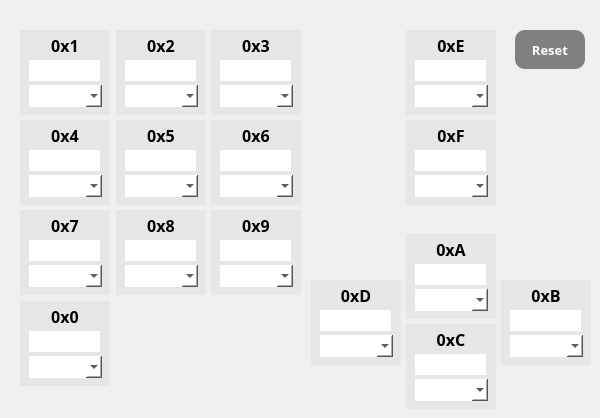
     <widget class="QWidget" name="ketset1">
      <attribute name="title">
       <string>1</string>
      </attribute>
      <widget class="QLineEdit" name="le_key0D">
       <property name="geometry">
        <rect>
         <x>320</x>
         <y>310</y>
         <width>71</width>
         <height>21</height>
        </rect>
       </property>
       <property name="styleSheet">
        <string notr="true">background-color: white;
border: none;</string>
       </property>
      </widget>
      <widget class="QLineEdit" name="le_key03">
       <property name="geometry">
        <rect>
         <x>220</x>
         <y>60</y>
         <width>71</width>
         <height>21</height>
        </rect>
       </property>
       <property name="styleSheet">
        <string notr="true">background-color: white;
border: none;</string>
       </property>
      </widget>
      <widget class="QLineEdit" name="le_key0F">
       <property name="geometry">
        <rect>
         <x>415</x>
         <y>150</y>
         <width>71</width>
         <height>21</height>
        </rect>
       </property>
       <property name="styleSheet">
        <string notr="true">background-color: white;
border: none;</string>
       </property>
      </widget>
      <widget class="QLineEdit" name="le_key07">
       <property name="geometry">
        <rect>
         <x>29</x>
         <y>240</y>
         <width>71</width>
         <height>21</height>
        </rect>
       </property>
       <property name="styleSheet">
        <string notr="true">background-color: white;
border: none;</string>
       </property>
      </widget>
      <widget class="QComboBox" name="cb_key0B">
       <property name="geometry">
        <rect>
         <x>510</x>
         <y>335</y>
         <width>73</width>
         <height>22</height>
        </rect>
       </property>
       <property name="styleSheet">
        <string notr="true">background-color: white;
border: none;
color : black;
combobox-popup : 0;</string>
       </property>
      </widget>
      <widget class="QLineEdit" name="le_key02">
       <property name="geometry">
        <rect>
         <x>125</x>
         <y>60</y>
         <width>71</width>
         <height>21</height>
        </rect>
       </property>
       <property name="styleSheet">
        <string notr="true">background-color: white;
border: none;</string>
       </property>
      </widget>
      <widget class="QPushButton" name="pb_key01">
       <property name="geometry">
        <rect>
         <x>20</x>
         <y>30</y>
         <width>90</width>
         <height>85</height>
        </rect>
       </property>
       <property name="font">
        <font>
         <family>TakaoPGothic</family>
         <pointsize>12</pointsize>
         <weight>75</weight>
         <bold>true</bold>
        </font>
       </property>
       <property name="styleSheet">
        <string notr="true">background-color: rgb(230, 230, 230);
border: none;
padding: 0px 0px 55px 0px;
</string>
       </property>
       <property name="text">
        <string>0x1</string>
       </property>
      </widget>
      <widget class="QLineEdit" name="le_key0B">
       <property name="geometry">
        <rect>
         <x>510</x>
         <y>310</y>
         <width>71</width>
         <height>21</height>
        </rect>
       </property>
       <property name="styleSheet">
        <string notr="true">background-color: white;
border: none;</string>
       </property>
      </widget>
      <widget class="QPushButton" name="pb_key0E">
       <property name="geometry">
        <rect>
         <x>406</x>
         <y>30</y>
         <width>90</width>
         <height>85</height>
        </rect>
       </property>
       <property name="font">
        <font>
         <family>TakaoPGothic</family>
         <pointsize>12</pointsize>
         <weight>75</weight>
         <bold>true</bold>
        </font>
       </property>
       <property name="styleSheet">
        <string notr="true">background-color: rgb(230,230,230);
border: none;
padding: 0px 0px 55px 0px;</string>
       </property>
       <property name="text">
        <string>0xE</string>
       </property>
      </widget>
      <widget class="QPushButton" name="pb_key02">
       <property name="geometry">
        <rect>
         <x>116</x>
         <y>30</y>
         <width>90</width>
         <height>85</height>
        </rect>
       </property>
       <property name="font">
        <font>
         <family>TakaoPGothic</family>
         <pointsize>12</pointsize>
         <weight>75</weight>
         <bold>true</bold>
        </font>
       </property>
       <property name="styleSheet">
        <string notr="true">background-color: rgb(230,230,230);
border: none;
padding: 0px 0px 55px 0px;</string>
       </property>
       <property name="text">
        <string>0x2</string>
       </property>
      </widget>
      <widget class="QPushButton" name="pb_key00">
       <property name="geometry">
        <rect>
         <x>20</x>
         <y>301</y>
         <width>90</width>
         <height>85</height>
        </rect>
       </property>
       <property name="font">
        <font>
         <family>TakaoPGothic</family>
         <pointsize>12</pointsize>
         <weight>75</weight>
         <bold>true</bold>
        </font>
       </property>
       <property name="styleSheet">
        <string notr="true">background-color: rgb(230,230,230);
border: none;
padding: 0px 0px 55px 0px;</string>
       </property>
       <property name="text">
        <string>0x0</string>
       </property>
      </widget>
      <widget class="QPushButton" name="pb_key08">
       <property name="geometry">
        <rect>
         <x>116</x>
         <y>210</y>
         <width>90</width>
         <height>85</height>
        </rect>
       </property>
       <property name="font">
        <font>
         <family>TakaoPGothic</family>
         <pointsize>12</pointsize>
         <weight>75</weight>
         <bold>true</bold>
        </font>
       </property>
       <property name="styleSheet">
        <string notr="true">background-color: rgb(230,230,230);
border: none;
padding: 0px 0px 55px 0px;</string>
       </property>
       <property name="text">
        <string>0x8</string>
       </property>
      </widget>
      <widget class="QComboBox" name="cb_key0F">
       <property name="geometry">
        <rect>
         <x>415</x>
         <y>175</y>
         <width>73</width>
         <height>22</height>
        </rect>
       </property>
       <property name="styleSheet">
        <string notr="true">background-color: white;
border: none;
color : black;
combobox-popup : 0;</string>
       </property>
      </widget>
      <widget class="QComboBox" name="cb_key0A">
       <property name="geometry">
        <rect>
         <x>415</x>
         <y>289</y>
         <width>73</width>
         <height>22</height>
        </rect>
       </property>
       <property name="styleSheet">
        <string notr="true">background-color: white;
border: none;
color : black;
combobox-popup : 0;</string>
       </property>
      </widget>
      <widget class="QPushButton" name="pb_key0C">
       <property name="geometry">
        <rect>
         <x>406</x>
         <y>324</y>
         <width>90</width>
         <height>85</height>
        </rect>
       </property>
       <property name="font">
        <font>
         <family>TakaoPGothic</family>
         <pointsize>12</pointsize>
         <weight>75</weight>
         <bold>true</bold>
        </font>
       </property>
       <property name="styleSheet">
        <string notr="true">background-color: rgb(230,230,230);
border: none;
padding: 0px 0px 55px 0px;</string>
       </property>
       <property name="text">
        <string>0xC</string>
       </property>
      </widget>
      <widget class="QPushButton" name="pb_key0B">
       <property name="geometry">
        <rect>
         <x>501</x>
         <y>280</y>
         <width>90</width>
         <height>85</height>
        </rect>
       </property>
       <property name="font">
        <font>
         <family>TakaoPGothic</family>
         <pointsize>12</pointsize>
         <weight>75</weight>
         <bold>true</bold>
        </font>
       </property>
       <property name="styleSheet">
        <string notr="true">background-color: rgb(230,230,230);
border: none;
padding: 0px 0px 55px 0px;</string>
       </property>
       <property name="text">
        <string>0xB</string>
       </property>
      </widget>
      <widget class="QPushButton" name="pb_key07">
       <property name="geometry">
        <rect>
         <x>20</x>
         <y>210</y>
         <width>90</width>
         <height>85</height>
        </rect>
       </property>
       <property name="font">
        <font>
         <family>TakaoPGothic</family>
         <pointsize>12</pointsize>
         <weight>75</weight>
         <bold>true</bold>
        </font>
       </property>
       <property name="styleSheet">
        <string notr="true">background-color: rgb(230,230,230);
border: none;
padding: 0px 0px 55px 0px;</string>
       </property>
       <property name="text">
        <string>0x7</string>
       </property>
      </widget>
      <widget class="QLineEdit" name="le_key08">
       <property name="geometry">
        <rect>
         <x>125</x>
         <y>240</y>
         <width>71</width>
         <height>21</height>
        </rect>
       </property>
       <property name="styleSheet">
        <string notr="true">background-color: white;
border: none;</string>
       </property>
      </widget>
      <widget class="QLineEdit" name="le_key05">
       <property name="geometry">
        <rect>
         <x>125</x>
         <y>150</y>
         <width>71</width>
         <height>21</height>
        </rect>
       </property>
       <property name="styleSheet">
        <string notr="true">background-color: white;
border: none;</string>
       </property>
      </widget>
      <widget class="QLineEdit" name="le_key09">
       <property name="geometry">
        <rect>
         <x>220</x>
         <y>240</y>
         <width>71</width>
         <height>21</height>
        </rect>
       </property>
       <property name="styleSheet">
        <string notr="true">background-color: white;
border: none;</string>
       </property>
      </widget>
      <widget class="QComboBox" name="cb_key03">
       <property name="geometry">
        <rect>
         <x>220</x>
         <y>85</y>
         <width>73</width>
         <height>22</height>
        </rect>
       </property>
       <property name="styleSheet">
        <string notr="true">background-color: white;
border: none;
color : black;
combobox-popup : 0;</string>
       </property>
      </widget>
      <widget class="QLineEdit" name="le_key06">
       <property name="geometry">
        <rect>
         <x>220</x>
         <y>150</y>
         <width>71</width>
         <height>21</height>
        </rect>
       </property>
       <property name="styleSheet">
        <string notr="true">background-color: white;
border: none;</string>
       </property>
      </widget>
      <widget class="QComboBox" name="cb_key0C">
       <property name="geometry">
        <rect>
         <x>415</x>
         <y>379</y>
         <width>73</width>
         <height>22</height>
        </rect>
       </property>
       <property name="styleSheet">
        <string notr="true">background-color: white;
border: none;
color : black;
combobox-popup : 0;</string>
       </property>
      </widget>
      <widget class="QPushButton" name="pb_key0D">
       <property name="geometry">
        <rect>
         <x>311</x>
         <y>280</y>
         <width>90</width>
         <height>85</height>
        </rect>
       </property>
       <property name="font">
        <font>
         <family>TakaoPGothic</family>
         <pointsize>12</pointsize>
         <weight>75</weight>
         <bold>true</bold>
        </font>
       </property>
       <property name="styleSheet">
        <string notr="true">background-color: rgb(230,230,230);
border: none;
padding: 0px 0px 55px 0px;</string>
       </property>
       <property name="text">
        <string>0xD</string>
       </property>
      </widget>
      <widget class="QComboBox" name="cb_key01">
       <property name="geometry">
        <rect>
         <x>29</x>
         <y>85</y>
         <width>73</width>
         <height>22</height>
        </rect>
       </property>
       <property name="mouseTracking">
        <bool>false</bool>
       </property>
       <property name="focusPolicy">
        <enum>Qt::WheelFocus</enum>
       </property>
       <property name="styleSheet">
        <string notr="true">background-color: white;
border: none;
color : black;
combobox-popup : 0;</string>
       </property>
       <property name="editable">
        <bool>true</bool>
       </property>
       <property name="currentIndex">
        <number>-1</number>
       </property>
       <property name="maxVisibleItems">
        <number>10</number>
       </property>
      </widget>
      <widget class="QComboBox" name="cb_key07">
       <property name="geometry">
        <rect>
         <x>29</x>
         <y>265</y>
         <width>73</width>
         <height>22</height>
        </rect>
       </property>
       <property name="styleSheet">
        <string notr="true">background-color: white;
border: none;
color : black;
combobox-popup : 0;</string>
       </property>
      </widget>
      <widget class="QPushButton" name="pb_key04">
       <property name="geometry">
        <rect>
         <x>20</x>
         <y>120</y>
         <width>90</width>
         <height>85</height>
        </rect>
       </property>
       <property name="font">
        <font>
         <family>TakaoPGothic</family>
         <pointsize>12</pointsize>
         <weight>75</weight>
         <bold>true</bold>
        </font>
       </property>
       <property name="styleSheet">
        <string notr="true">background-color: rgb(230,230,230);
border: none;
padding: 0px 0px 55px 0px;</string>
       </property>
       <property name="text">
        <string>0x4</string>
       </property>
      </widget>
      <widget class="QLineEdit" name="le_key0A">
       <property name="geometry">
        <rect>
         <x>415</x>
         <y>264</y>
         <width>71</width>
         <height>21</height>
        </rect>
       </property>
       <property name="styleSheet">
        <string notr="true">background-color: white;
border: none;</string>
       </property>
      </widget>
      <widget class="QLineEdit" name="le_key01">
       <property name="geometry">
        <rect>
         <x>29</x>
         <y>60</y>
         <width>71</width>
         <height>21</height>
        </rect>
       </property>
       <property name="styleSheet">
        <string notr="true">background-color: white;
border: none;</string>
       </property>
      </widget>
      <widget class="QComboBox" name="cb_key00">
       <property name="geometry">
        <rect>
         <x>29</x>
         <y>356</y>
         <width>73</width>
         <height>22</height>
        </rect>
       </property>
       <property name="styleSheet">
        <string notr="true">background-color: white;
border: none;
color : black;
combobox-popup : 0;</string>
       </property>
      </widget>
      <widget class="QPushButton" name="pb_key06">
       <property name="geometry">
        <rect>
         <x>211</x>
         <y>120</y>
         <width>90</width>
         <height>85</height>
        </rect>
       </property>
       <property name="font">
        <font>
         <family>TakaoPGothic</family>
         <pointsize>12</pointsize>
         <weight>75</weight>
         <bold>true</bold>
        </font>
       </property>
       <property name="styleSheet">
        <string notr="true">background-color: rgb(230,230,230);
border: none;
padding: 0px 0px 55px 0px;</string>
       </property>
       <property name="text">
        <string>0x6</string>
       </property>
      </widget>
      <widget class="QComboBox" name="cb_key05">
       <property name="geometry">
        <rect>
         <x>125</x>
         <y>175</y>
         <width>73</width>
         <height>22</height>
        </rect>
       </property>
       <property name="styleSheet">
        <string notr="true">background-color: white;
border: none;
color : black;
combobox-popup : 0;</string>
       </property>
      </widget>
      <widget class="QPushButton" name="pb_key03">
       <property name="geometry">
        <rect>
         <x>211</x>
         <y>30</y>
         <width>90</width>
         <height>85</height>
        </rect>
       </property>
       <property name="font">
        <font>
         <family>TakaoPGothic</family>
         <pointsize>12</pointsize>
         <weight>75</weight>
         <bold>true</bold>
        </font>
       </property>
       <property name="styleSheet">
        <string notr="true">background-color: rgb(230,230,230);
border: none;
padding: 0px 0px 55px 0px;</string>
       </property>
       <property name="text">
        <string>0x3</string>
       </property>
      </widget>
      <widget class="QPushButton" name="pb_reset_keyset1">
       <property name="geometry">
        <rect>
         <x>515</x>
         <y>30</y>
         <width>70</width>
         <height>39</height>
        </rect>
       </property>
       <property name="font">
        <font>
         <family>TakaoPGothic</family>
         <pointsize>10</pointsize>
         <weight>75</weight>
         <bold>true</bold>
        </font>
       </property>
       <property name="styleSheet">
        <string notr="true">QPushButton{
	background-color: grey;
    border-radius: 10px;
	color: white
   }</string>
       </property>
       <property name="text">
        <string>Reset</string>
       </property>
      </widget>
      <widget class="QComboBox" name="cb_key0E">
       <property name="geometry">
        <rect>
         <x>415</x>
         <y>85</y>
         <width>73</width>
         <height>22</height>
        </rect>
       </property>
       <property name="styleSheet">
        <string notr="true">background-color: white;
border: none;
color : black;
combobox-popup : 0;</string>
       </property>
      </widget>
      <widget class="QComboBox" name="cb_key02">
       <property name="geometry">
        <rect>
         <x>125</x>
         <y>85</y>
         <width>73</width>
         <height>22</height>
        </rect>
       </property>
       <property name="styleSheet">
        <string notr="true">background-color: white;
border: none;
color : black;
combobox-popup : 0;</string>
       </property>
      </widget>
      <widget class="QComboBox" name="cb_key08">
       <property name="geometry">
        <rect>
         <x>125</x>
         <y>265</y>
         <width>73</width>
         <height>22</height>
        </rect>
       </property>
       <property name="styleSheet">
        <string notr="true">background-color: white;
border: none;
color : black;
combobox-popup : 0;</string>
       </property>
      </widget>
      <widget class="QPushButton" name="pb_key0F">
       <property name="geometry">
        <rect>
         <x>406</x>
         <y>120</y>
         <width>90</width>
         <height>85</height>
        </rect>
       </property>
       <property name="font">
        <font>
         <family>TakaoPGothic</family>
         <pointsize>12</pointsize>
         <weight>75</weight>
         <bold>true</bold>
        </font>
       </property>
       <property name="styleSheet">
        <string notr="true">background-color: rgb(230,230,230);
border: none;
padding: 0px 0px 55px 0px;</string>
       </property>
       <property name="text">
        <string>0xF</string>
       </property>
      </widget>
      <widget class="QLineEdit" name="le_key00">
       <property name="geometry">
        <rect>
         <x>29</x>
         <y>331</y>
         <width>71</width>
         <height>21</height>
        </rect>
       </property>
       <property name="styleSheet">
        <string notr="true">background-color: white;
border: none;</string>
       </property>
      </widget>
      <widget class="QPushButton" name="pb_key05">
       <property name="geometry">
        <rect>
         <x>116</x>
         <y>120</y>
         <width>90</width>
         <height>85</height>
        </rect>
       </property>
       <property name="font">
        <font>
         <family>TakaoPGothic</family>
         <pointsize>12</pointsize>
         <weight>75</weight>
         <bold>true</bold>
        </font>
       </property>
       <property name="styleSheet">
        <string notr="true">background-color: rgb(230,230,230);
border: none;
padding: 0px 0px 55px 0px;</string>
       </property>
       <property name="text">
        <string>0x5</string>
       </property>
      </widget>
      <widget class="QLineEdit" name="le_key0C">
       <property name="geometry">
        <rect>
         <x>415</x>
         <y>354</y>
         <width>71</width>
         <height>21</height>
        </rect>
       </property>
       <property name="styleSheet">
        <string notr="true">background-color: white;
border: none;</string>
       </property>
      </widget>
      <widget class="QPushButton" name="pb_key09">
       <property name="geometry">
        <rect>
         <x>211</x>
         <y>210</y>
         <width>90</width>
         <height>85</height>
        </rect>
       </property>
       <property name="font">
        <font>
         <family>TakaoPGothic</family>
         <pointsize>12</pointsize>
         <weight>75</weight>
         <bold>true</bold>
        </font>
       </property>
       <property name="styleSheet">
        <string notr="true">background-color: rgb(230,230,230);
border: none;
padding: 0px 0px 55px 0px;</string>
       </property>
       <property name="text">
        <string>0x9</string>
       </property>
      </widget>
      <widget class="QComboBox" name="cb_key04">
       <property name="geometry">
        <rect>
         <x>29</x>
         <y>175</y>
         <width>73</width>
         <height>22</height>
        </rect>
       </property>
       <property name="styleSheet">
        <string notr="true">background-color: white;
border: none;
color : black;
combobox-popup : 0;</string>
       </property>
      </widget>
      <widget class="QLineEdit" name="le_key04">
       <property name="geometry">
        <rect>
         <x>29</x>
         <y>150</y>
         <width>71</width>
         <height>21</height>
        </rect>
       </property>
       <property name="styleSheet">
        <string notr="true">background-color: white;
border: none;</string>
       </property>
      </widget>
      <widget class="QLineEdit" name="le_key0E">
       <property name="geometry">
        <rect>
         <x>415</x>
         <y>60</y>
         <width>71</width>
         <height>21</height>
        </rect>
       </property>
       <property name="styleSheet">
        <string notr="true">background-color: white;
border: none;</string>
       </property>
      </widget>
      <widget class="QPushButton" name="pb_key0A">
       <property name="geometry">
        <rect>
         <x>406</x>
         <y>234</y>
         <width>90</width>
         <height>85</height>
        </rect>
       </property>
       <property name="font">
        <font>
         <family>TakaoPGothic</family>
         <pointsize>12</pointsize>
         <weight>75</weight>
         <bold>true</bold>
        </font>
       </property>
       <property name="styleSheet">
        <string notr="true">background-color: rgb(230,230,230);
border: none;
padding: 0px 0px 55px 0px;</string>
       </property>
       <property name="text">
        <string>0xA</string>
       </property>
      </widget>
      <widget class="QComboBox" name="cb_key0D">
       <property name="geometry">
        <rect>
         <x>320</x>
         <y>335</y>
         <width>73</width>
         <height>22</height>
        </rect>
       </property>
       <property name="styleSheet">
        <string notr="true">background-color: white;
border: none;
color : black;
combobox-popup : 0;</string>
       </property>
      </widget>
      <widget class="QComboBox" name="cb_key06">
       <property name="geometry">
        <rect>
         <x>220</x>
         <y>175</y>
         <width>73</width>
         <height>22</height>
        </rect>
       </property>
       <property name="styleSheet">
        <string notr="true">background-color: white;
border: none;
color : black;
combobox-popup : 0;</string>
       </property>
      </widget>
      <widget class="QComboBox" name="cb_key09">
       <property name="geometry">
        <rect>
         <x>220</x>
         <y>265</y>
         <width>73</width>
         <height>22</height>
        </rect>
       </property>
       <property name="styleSheet">
        <string notr="true">background-color: white;
border: none;
color : black;
combobox-popup : 0;</string>
       </property>
      </widget>
      <zorder>pb_key0F</zorder>
      <zorder>pb_key0B</zorder>
      <zorder>pb_key0A</zorder>
      <zorder>pb_key0D</zorder>
      <zorder>pb_key09</zorder>
      <zorder>pb_key07</zorder>
      <zorder>pb_key05</zorder>
      <zorder>pb_key06</zorder>
      <zorder>pb_key03</zorder>
      <zorder>pb_key02</zorder>
      <zorder>le_key0D</zorder>
      <zorder>le_key03</zorder>
      <zorder>le_key0F</zorder>
      <zorder>le_key07</zorder>
      <zorder>cb_key0B</zorder>
      <zorder>le_key02</zorder>
      <zorder>pb_key01</zorder>
      <zorder>le_key0B</zorder>
      <zorder>pb_key0E</zorder>
      <zorder>pb_key00</zorder>
      <zorder>pb_key08</zorder>
      <zorder>cb_key0F</zorder>
      <zorder>cb_key0A</zorder>
      <zorder>pb_key0C</zorder>
      <zorder>le_key08</zorder>
      <zorder>le_key05</zorder>
      <zorder>le_key09</zorder>
      <zorder>cb_key03</zorder>
      <zorder>le_key06</zorder>
      <zorder>cb_key0C</zorder>
      <zorder>cb_key01</zorder>
      <zorder>cb_key07</zorder>
      <zorder>pb_key04</zorder>
      <zorder>le_key0A</zorder>
      <zorder>le_key01</zorder>
      <zorder>cb_key00</zorder>
      <zorder>cb_key05</zorder>
      <zorder>pb_reset_keyset1</zorder>
      <zorder>cb_key0E</zorder>
      <zorder>cb_key02</zorder>
      <zorder>cb_key08</zorder>
      <zorder>le_key00</zorder>
      <zorder>le_key0C</zorder>
      <zorder>cb_key04</zorder>
      <zorder>le_key04</zorder>
      <zorder>le_key0E</zorder>
      <zorder>cb_key0D</zorder>
      <zorder>cb_key06</zorder>
      <zorder>cb_key09</zorder>
     </widget>
